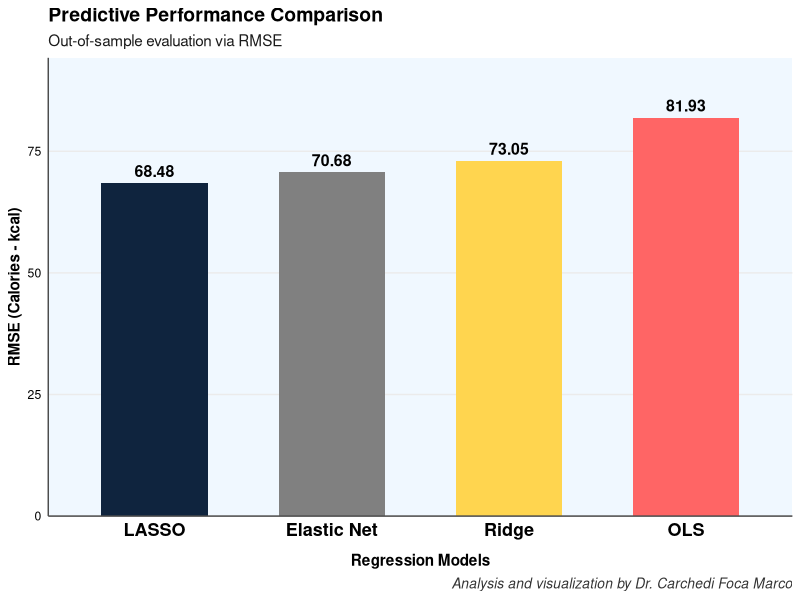
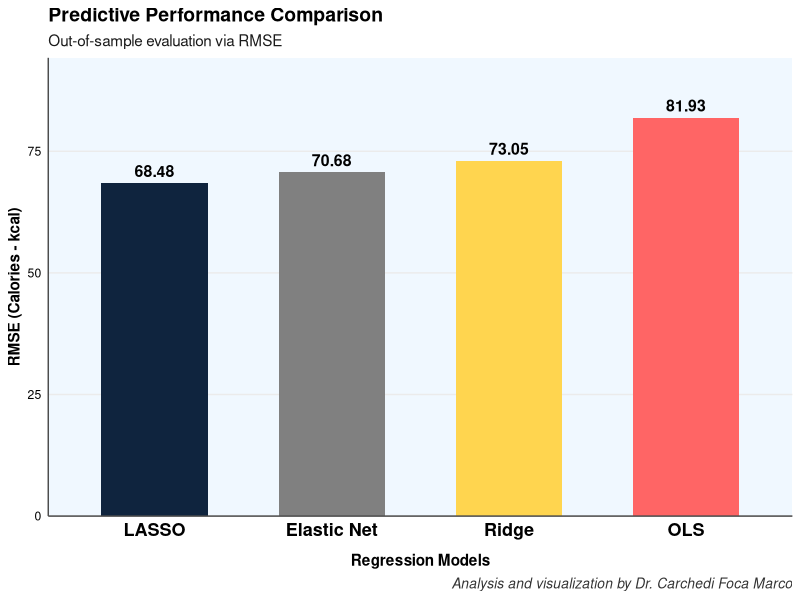

Generate these figures, in order, with R:
# ===========================================================================
# MACHINE LEARNING & BIG DATA IN PRECISION MEDICINE 
# Script: Predictive Performance Comparison of Regression Models
# Method: Out-of-sample evaluation via RMSE
# Author: Dr. Foca Marco Carchedi
# Date: 2026-03-04
# ===========================================================================
library(tidyverse)
library(glmnet)

# Data Loading and Cleaning
wd <- read_csv("wd.txt", skip = 1) %>% 
  dplyr::select(-c(Date, `Activity Calories`)) %>% 
  rename(Calories = `Calories Burned`)

# Train/Test Split (70% - 30%)
# ------------------------------------------------------------------------------
# METHODOLOGICAL NOTE: We perform the split BEFORE creating the matrices
# to prevent any form of data leakage.
set.seed(123) 
n <- nrow(wd)
train_idx <- sample(1:n, n * 0.7)

wd_train <- wd[train_idx, ]
wd_test  <- wd[-train_idx, ]

# Model Training
# ------------------------------------------------------------------------------

# --- A. OLS (Ordinary Least Squares) ---
model_ols <- lm(Calories ~ ., data = wd_train)
pred_ols  <- predict(model_ols, newdata = wd_test)
rmse_ols  <- sqrt(mean((wd_test$Calories - pred_ols)^2))

# --- Matrix Preparation for GLMNET ---
# We create the matrices separately for the training and test sets
# The model.matrix function transforms the predictors into numerical/matrix format
x_train <- model.matrix(Calories ~ ., wd_train)[, -1]
y_train <- wd_train$Calories

x_test <- model.matrix(Calories ~ ., wd_test)[, -1]
y_test <- wd_test$Calories

# --- B. LASSO (Alpha = 1) ---
cv_lasso <- cv.glmnet(x_train, y_train, alpha = 1)
best_lam_lasso <- cv_lasso$lambda.min
pred_lasso <- predict(cv_lasso, s = best_lam_lasso, newx = x_test)
rmse_lasso <- sqrt(mean((y_test - pred_lasso)^2))

# --- C. RIDGE (Alpha = 0) ---
cv_ridge <- cv.glmnet(x_train, y_train, alpha = 0)
best_lam_ridge <- cv_ridge$lambda.min
pred_ridge <- predict(cv_ridge, s = best_lam_ridge, newx = x_test)
rmse_ridge <- sqrt(mean((y_test - pred_ridge)^2))

# --- D. ELASTIC NET (Alpha = 0.5 ) ---
# We set alpha = 0.5 for an equal balance between L1 and L2 penalties.
cv_enet <- cv.glmnet(x_train, y_train, alpha = 0.5)
best_lam_enet <- cv_enet$lambda.min
pred_enet <- predict(cv_enet, s = best_lam_enet, newx = x_test)
rmse_enet <- sqrt(mean((y_test - pred_enet)^2))

# RESULTS VERIFICATION AND COEFFICIENTS
# ------------------------------------------------------------------------------

# We show the critical coefficients to see the variable selection
print("--- COEFFICIENT COMPARISON: Steps and Distance ---")

print("1. OLS (Note negative Steps and huge Distance):")
print(coef(model_ols)[c("Steps", "Distance")])

print("2. LASSO:")
coef_lasso <- coef(cv_lasso, s = best_lam_lasso)
# We extract the corresponding coefficients (handling names with backticks if needed)

print(coef_lasso[rownames(coef_lasso) %in% c("Steps", "Distance"), , drop=FALSE])

# Performance Comparison and Output
# ------------------------------------------------------------------------------
df_res <- data.frame(
  Model = c("OLS", "Ridge", "LASSO", "Elastic Net"),
  RMSE = c(rmse_ols, rmse_ridge, rmse_lasso, rmse_enet)
)

print("--- RMSE RANKING (Lower is better) ---")
print(df_res[order(df_res$RMSE), ])

# Plot
p <- ggplot(df_res, aes(x = reorder(Model, RMSE), y = RMSE, fill = Model)) +
  geom_bar(stat = "identity", width = 0.6) +
  geom_text(aes(label = round(RMSE, 2)), family = "sans", fontface = "bold", vjust = -0.5, size = 4) +
  scale_y_continuous(expand = expansion(mult = c(0, 0.15))) +
  labs(title = "Predictive Performance Comparison",
       subtitle = "Out-of-sample evaluation via RMSE",
       y = "RMSE (Calories - kcal)",
       x = "Regression Models",
       caption = "Analysis and visualization by Dr. Carchedi Foca Marco") +
  theme_minimal() +
  scale_fill_manual(values = c(
    "LASSO"       = "#0F243E", 
    "Elastic Net" = "#808080", 
    "Ridge"       = "#FFD54F", 
    "OLS"         = "#FF6565"  
  ))  +
  theme(legend.position = "none",
        plot.background = element_rect(fill = "white", color = NA),
        panel.background = element_rect(fill = "aliceblue", color = NA),
        axis.title.y = element_text(face = "bold", family = "sans", size = 11, color = "black"),
        axis.title.x = element_text(face = "bold", family = "sans", size = 11, color = "black", margin = margin(t = 10)),
        axis.line.y = element_line(color = "gray30", size = 0.5),
        axis.text.y = element_text(color = "black", family = "sans"),
        axis.line.x = element_line(color = "gray30", size = 0.5),
        axis.text.x = element_text(color = "black", face = "bold", family = "sans", size = 13),
        plot.title = element_text(family = "sans", face = "bold", size = 14, hjust = 0),
        plot.subtitle = element_text(family = "sans", size = 11, color = "gray10", hjust = 0),
        plot.caption = element_text(hjust = 1, face = "italic", color = "gray20", size = 10),
        panel.grid.major.y = element_line(color = "gray92", size = 0.5),
        panel.grid.major.x = element_blank(),
        panel.grid.minor = element_blank()
  )

print(p)
ggsave("performance_comparison_Dr_Carchedi_Foca_Marco.jpeg", plot = p, width = 8, height = 6)

# The messages "Option grouped=FALSE enforced... since < 3 observations per fold" 
# appear only because the dataset is very small (30 rows total). 
# By splitting into training and test sets, few data points remain for cross-validation.
# It is a technical warning irrelevant to the conceptual validity of the educational exercise.
